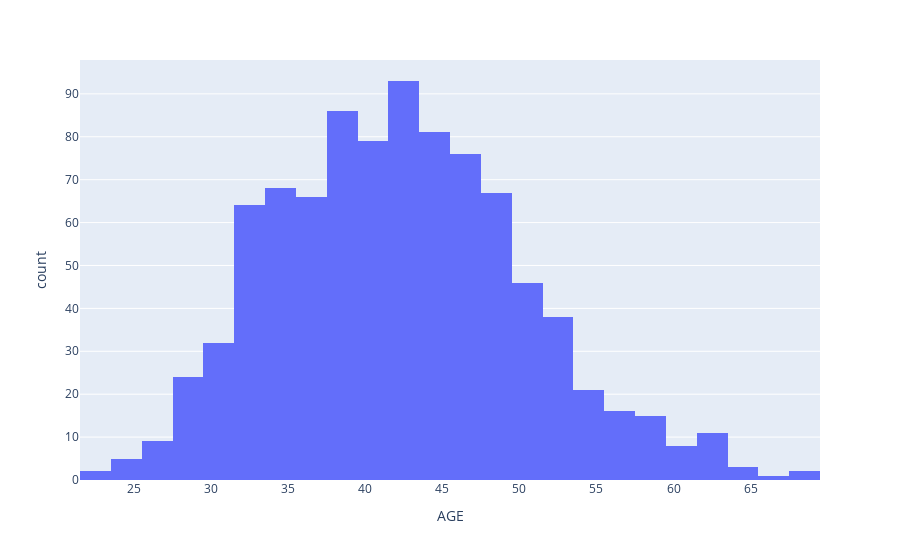

The notebook cell saved with this chart:
### Code cell
fig = px.histogram(data, x="AGE")
fig.show()

### Figure 1 — Plotly figure (JSON) as saved in the notebook; plotly's stock layout.template omitted (floating-point values rounded to 4 significant figures; data arrays with more than 128 entries replaced by an {"elided": "..."} marker saying what was removed)
{"data": [{"alignmentgroup": "True", "bingroup": "x", "hoverlabel": {"namelength": 0}, "hovertemplate": "AGE=%{x}<br>count=%{y}", "legendgroup": "", "marker": {"color": "#636efa"}, "name": "", "offsetgroup": "", "orientation": "v", "showlegend": false, "type": "histogram", "x": {"elided": "913 int values"}, "xaxis": "x", "yaxis": "y"}], "layout": {"barmode": "relative", "legend": {"tracegroupgap": 0}, "margin": {"t": 60}, "xaxis": {"anchor": "y", "domain": [0, 1], "title": {"text": "AGE"}}, "yaxis": {"anchor": "x", "domain": [0, 1], "title": {"text": "count"}}}}
